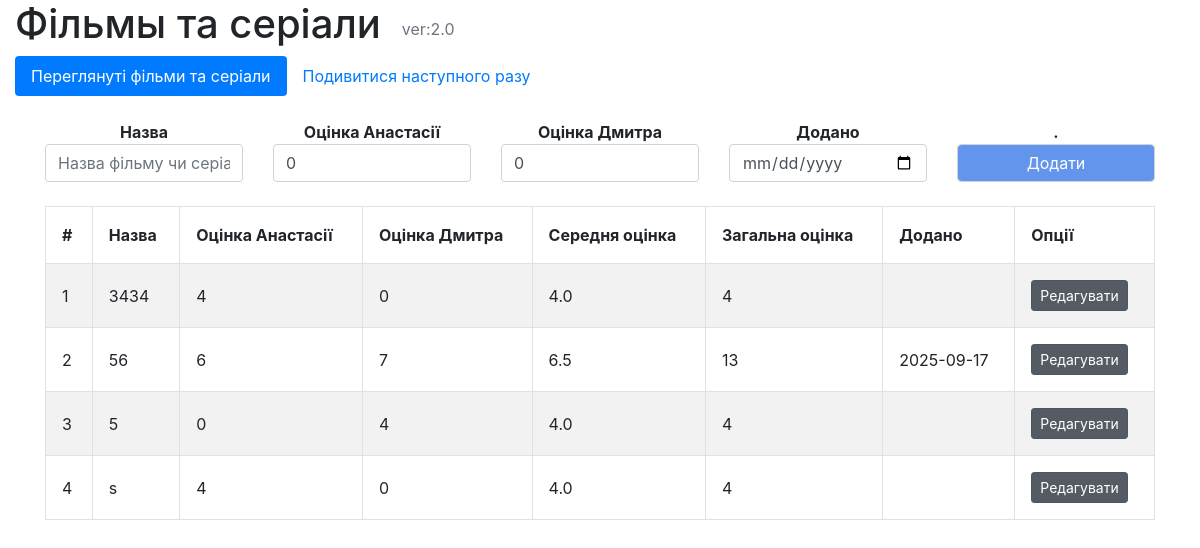
The page / on the database its author committed.
### app.py (models this page shows, shortened)
class MovieBase(db.Model):
    id = db.Column(db.Integer, primary_key=True)
    content = db.Column(db.String(200), nullable=False)
    dima_rate = db.Column(db.Integer, default=0)
    anas_rate = db.Column(db.Integer, default=0)
    date_created = db.Column(db.String(200), nullable=False)

### app.py (the view)
@app.route('/', methods=['POST', 'GET'])
def index():
    if request.method == 'POST':
        movie_content = request.form['content']
        movie_dima_rate = request.form['dima_rate']
        movie_anas_rate = request.form['anas_rate']
        movie_date_created = request.form['date_created']
        if movie_content == '':
            return 'Помилка: заголовок не повинен бути порожнiм.'
        if movie_dima_rate == "":
            movie_dima_rate = '0'
        if int(movie_dima_rate) > 11:
            movie_dima_rate = '10'
        if int(movie_dima_rate) < 0:
            movie_dima_rate = '0'
        if movie_anas_rate == "":
            movie_anas_rate = '0'
        if int(movie_anas_rate) > 11:
            movie_anas_rate = '10'
        if int(movie_anas_rate) < 0:
            movie_anas_rate = '0'
        new_movie = MovieBase(content=movie_content, dima_rate=movie_dima_rate, anas_rate=movie_anas_rate, date_created=movie_date_created)
        try:
            db.session.add(new_movie)
            db.session.commit()
            return redirect('/')
        except:
            return 'Помилка: не вдалось додати фiльм.'
    else:
        movies = MovieBase.query.order_by(MovieBase.id.desc()).all()
        moviesToWatch = MovieToWatch.query.order_by(MovieToWatch.id.desc()).all()
        return render_template('index.html', movies=movies, moviesToWatch=moviesToWatch)

### templates/index.html (shortened to what this page needs)
{% extends 'base.html' %}
{% block body %}
<div class="container-fluid">
    <h1>Фiльмы та серіали<small class="text-muted">
        <button type="button" style="border:none;" class="btn btn-primary text-muted bg-transparent" data-toggle="modal" data-target="#exampleModal1">
                ver:2.0
        </button>
    </small></h1>
    <ul class="nav nav-pills" role="tablist">
        <li class="nav-item">
            <a class="nav-link active" data-toggle="pill" href="#home">Переглянуті фільми та серіали</a>
        </li>
        <li class="nav-item">
            <a class="nav-link" data-toggle="pill" href="#menu1">Подивитися наступного разу</a>
        </li>
        </ul>
        <div class="tab-content">
        <div id="home" class="container tab-pane active"><br>
            <div class="content">
                <div class="form">
                    <form action="/" method="POST">
                        <div class="row">
                            <div class="col" align="center">
                            	<b>Назва</b>
                                <input type="text" class="form-control" name="content" id="content" placeholder="Назва фiльму чи серіалу">
                            </div>
                            <div class="col" align="center">
                            	<b>Оцiнка Анастасії</b>
                                <input type="number" class="form-control" name="anas_rate" id="anas_rate" value="0" placeholder="Оцiнка Анастасії">
                            </div>
                            <div class="col" align="center">
                            	<b>Оцiнка Дмитра</b>
                                <input type="number" class="form-control" name="dima_rate" id="dima_rate" value="0" placeholder="Оцiнка Дмитра">
                            </div>
                            <div class="col" align="center">
                            	<b>Додано</b>
                                <input type="date" class="form-control" name="date_created" id="date_created" placeholder="date_created">
                            </div>
                            <div class="col" align="center">
                            	<b>.</b>
                                <input type="submit" class="form-control" value="Додати" style="background-color:cornflowerblue; color:white;">
                            </div>
                        </div>
                    </form>
                </div>
                <br>
                <table class="mdl-data-table mdl-js-data-table mdl-shadow--2dp table-bordered" id="moviesTable">
                    <tr>
                        <th>#</th>
                        <th>Назва</th>
                        <th onclick="sortTable(2)">Оцiнка Анастасії</th>
                        <th onclick="sortTable(3)">Оцiнка Дмитра</th>
                        <th onclick="sortTable(4)">Середня оцінка</th>
                        <th onclick="sortTable(5)">Загальна оцінка</th>
                        <th>Додано</th>
                        <th>Опції</th>
                    </tr>
                    {% for movie in movies %}
                    <tr>
                        <td></td>
                        <td>{{ movie.content }}</td>
                        <td class="rate">{{ movie.anas_rate }}</td>
                        <td class="rate">{{ movie.dima_rate }}</td>
                        <td class="average">–</td>
                        <td>{{ movie.anas_rate + movie.dima_rate }}</td>
                        <td>{{ movie.date_created }}</td>
                        <td>
                            <a href="/update/{{movie.id}}" class="btn btn-secondary active btn-sm" role="button" aria-pressed="true">Редагувати</a>
                        </td>
                    </tr>
                    {% endfor %}
                </table>
            </div>
        </div>
    </div>
</div>
{% endblock %}

### templates/base.html (shortened to what this page needs)
<!DOCTYPE html>
<html lang="ru">
<head>
    <link rel="stylesheet" href="{{ url_for('static', filename='css/main.css') }}">
    <link rel="stylesheet" href="https://stackpath.bootstrapcdn.com/bootstrap/4.3.1/css/bootstrap.min.css">
</head>
<body>
    {% block body %}{% endblock %}
</body>
</html>

### static/css/main.css (style rules this page uses)
table { border-spacing: 0; width: 100%; border: 1px solid #ddd; }
th { cursor: pointer; }
th, td { text-align: left; padding: 16px; }
tr:nth-child(even) { background-color: #f2f2f2 }

### rows shown on the page
MovieBase: content "3434", anas_rate "4", dima_rate "0", movie.anas_rate+movie.dima_rate "4"
MovieBase: content "56", anas_rate "6", dima_rate "7", movie.anas_rate+movie.dima_rate "13", date_created "2025-09-17"
MovieBase: content "5", anas_rate "0", dima_rate "4", movie.anas_rate+movie.dima_rate "4"
MovieBase: content "s", anas_rate "4", dima_rate "0", movie.anas_rate+movie.dima_rate "4"
